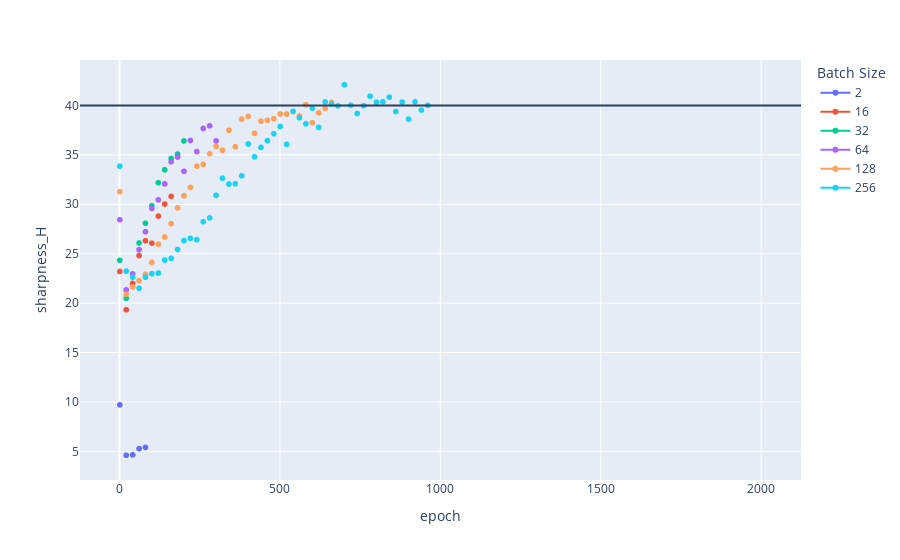

Notebook code for this chart:
### Code cell
batch_map = {42: 2,
             43: 16,
             44: 32,
             45: 64,
             46: 128,
             47: 256}

out = out[out['model_id'].isin([42, 43, 44, 45, 46, 47])]
out['Batch Size'] = out['model_id'].map(batch_map)

fig = px.line(out, x='epoch', y='sharpness_H', color='Batch Size', markers=True)
fig.add_hline(40)
fig.show()

### Figure 1 — Plotly figure (JSON) as saved in the notebook; plotly's stock layout.template omitted (floating-point values rounded to 4 significant figures; data arrays with more than 128 entries replaced by an {"elided": "..."} marker saying what was removed)
{"data": [{"hovertemplate": "Batch Size=2<br>epoch=%{x}<br>sharpness_H=%{y}<extra></extra>", "legendgroup": "2", "line": {"color": "#636efa", "dash": "solid"}, "marker": {"symbol": "circle"}, "mode": "lines+markers", "name": "2", "showlegend": true, "x": {"elided": "2000 int values"}, "xaxis": "x", "y": {"elided": "2000 float values"}, "yaxis": "y", "type": "scattergl"}, {"hovertemplate": "Batch Size=16<br>epoch=%{x}<br>sharpness_H=%{y}<extra></extra>", "legendgroup": "16", "line": {"color": "#EF553B", "dash": "solid"}, "marker": {"symbol": "circle"}, "mode": "lines+markers", "name": "16", "showlegend": true, "x": {"elided": "2000 int values"}, "xaxis": "x", "y": {"elided": "2000 float values"}, "yaxis": "y", "type": "scattergl"}, {"hovertemplate": "Batch Size=32<br>epoch=%{x}<br>sharpness_H=%{y}<extra></extra>", "legendgroup": "32", "line": {"color": "#00cc96", "dash": "solid"}, "marker": {"symbol": "circle"}, "mode": "lines+markers", "name": "32", "showlegend": true, "x": {"elided": "2000 int values"}, "xaxis": "x", "y": {"elided": "2000 float values"}, "yaxis": "y", "type": "scattergl"}, {"hovertemplate": "Batch Size=64<br>epoch=%{x}<br>sharpness_H=%{y}<extra></extra>", "legendgroup": "64", "line": {"color": "#ab63fa", "dash": "solid"}, "marker": {"symbol": "circle"}, "mode": "lines+markers", "name": "64", "showlegend": true, "x": {"elided": "2000 int values"}, "xaxis": "x", "y": {"elided": "2000 float values"}, "yaxis": "y", "type": "scattergl"}, {"hovertemplate": "Batch Size=128<br>epoch=%{x}<br>sharpness_H=%{y}<extra></extra>", "legendgroup": "128", "line": {"color": "#FFA15A", "dash": "solid"}, "marker": {"symbol": "circle"}, "mode": "lines+markers", "name": "128", "showlegend": true, "x": {"elided": "2000 int values"}, "xaxis": "x", "y": {"elided": "2000 float values"}, "yaxis": "y", "type": "scattergl"}, {"hovertemplate": "Batch Size=256<br>epoch=%{x}<br>sharpness_H=%{y}<extra></extra>", "legendgroup": "256", "line": {"color": "#19d3f3", "dash": "solid"}, "marker": {"symbol": "circle"}, "mode": "lines+markers", "name": "256", "showlegend": true, "x": {"elided": "2000 int values"}, "xaxis": "x", "y": {"elided": "2000 float values"}, "yaxis": "y", "type": "scattergl"}], "layout": {"xaxis": {"anchor": "y", "domain": [0.0, 1.0], "title": {"text": "epoch"}}, "yaxis": {"anchor": "x", "domain": [0.0, 1.0], "title": {"text": "sharpness_H"}}, "legend": {"title": {"text": "Batch Size"}, "tracegroupgap": 0}, "margin": {"t": 60}, "shapes": [{"type": "line", "x0": 0, "x1": 1, "xref": "x domain", "y0": 40, "y1": 40, "yref": "y"}]}}
